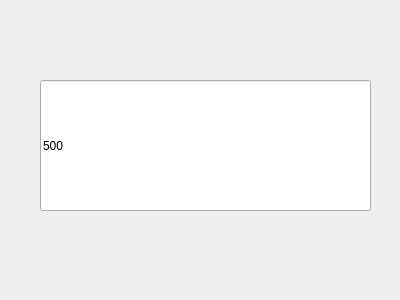
<?xml version="1.0" encoding="UTF-8"?>
<ui version="4.0">
 <class>Timer_2</class>
 <widget class="QDialog" name="Timer_2">
  <property name="geometry">
   <rect>
    <x>0</x>
    <y>0</y>
    <width>400</width>
    <height>300</height>
   </rect>
  </property>
  <property name="windowTitle">
   <string>Dialog</string>
  </property>
  <widget class="QLineEdit" name="Time">
   <property name="geometry">
    <rect>
     <x>40</x>
     <y>80</y>
     <width>331</width>
     <height>131</height>
    </rect>
   </property>
   <property name="text">
    <string>500</string>
   </property>
   <property name="maxLength">
    <number>10000</number>
   </property>
   <property name="cursorPosition">
    <number>3</number>
   </property>
   <property name="cursorMoveStyle">
    <enum>Qt::LogicalMoveStyle</enum>
   </property>
  </widget>
 </widget>
 <resources/>
 <connections/>
</ui>
